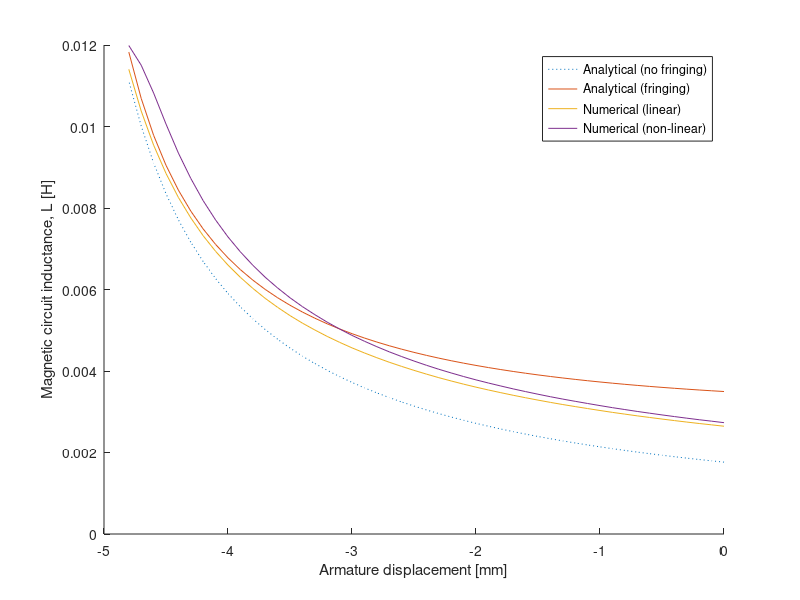
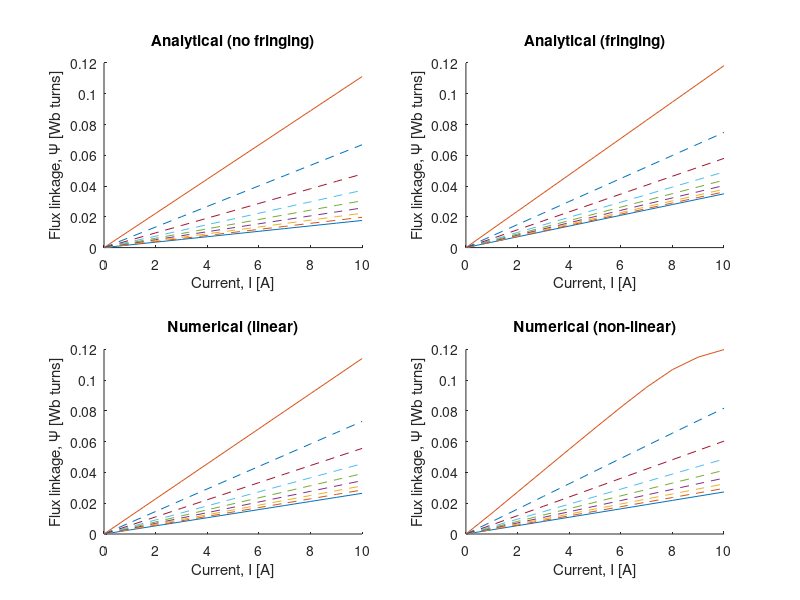
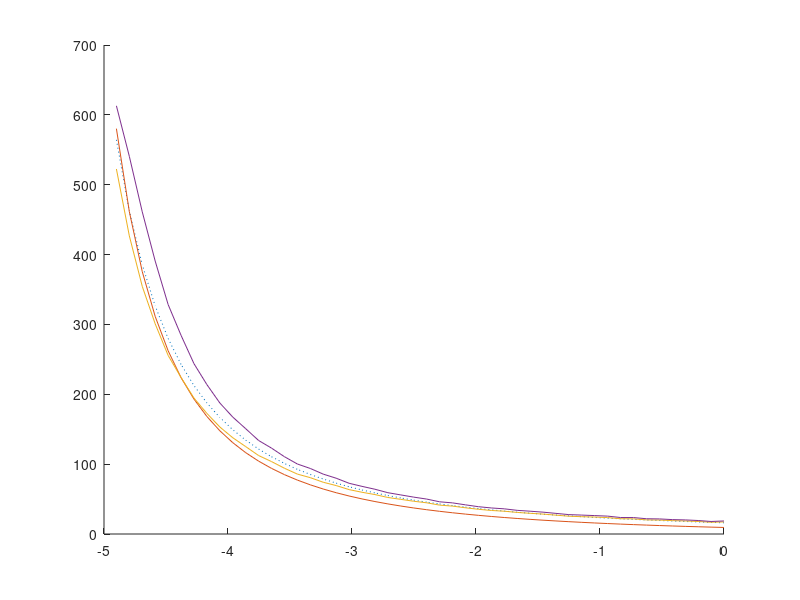

MATLAB code to generate these figures, in order: (Note: this script raises an error after producing the figures.)
load('L.mat');
linetypes = [":", "--", "-", "-."]; 

figure('Name', 'Inductance-Displacement')
hold on
for i = 1:1:4
    x = L(1:49,1,11);
    y = L(1:49,i+1,11);
    plot(x, y, linetypes(i));
end
xlabel('Armature displacement [mm]');
ylabel('Magnetic circuit inductance, L [H]');
legend('Analytical (no fringing)', 'Analytical (fringing)', ...
       'Numerical (linear)', 'Numerical (non-linear)') 
hold off

figure('Name', '\Psi-I')
subplot(2,2,1)
hold on
for i = 1:6:49
    x = 0:1:10;
    y = [];
    for j = 1:1:11
        if j ~= 1
            y(j) = L(i,2,j)*(j-1);
        else
            y(j) = 0;
        end
    end
    if i == 1 || i == 49
        plot(x, y, '-');
    else
        plot(x, y, '--');
    end
end
xlabel('Current, I [A]');
ylabel('Flux linkage, \Psi [Wb turns]');
title('Analytical (no fringing)');
hold off

subplot(2,2,2)
hold on
for i = 1:6:49
    x = 0:1:10;
    y = [];
    for j = 1:1:11
        if j ~= 1
            y(j) = L(i,3,j)*(j-1);
        else
            y(j) = 0;
        end
    end
    if i == 1 || i == 49
        plot(x, y, '-');
    else
        plot(x, y, '--');
    end
end
xlabel('Current, I [A]');
ylabel('Flux linkage, \Psi [Wb turns]');
title('Analytical (fringing)');
hold off

subplot(2,2,3)
hold on
for i = 1:6:49
    x = 0:1:10;
    y = [];
    for j = 1:1:11
        if j ~= 1
            y(j) = L(i,4,j)*(j-1);
        else
            y(j) = 0;
        end
    end
    if i == 1 || i == 49
        plot(x, y, '-');
    else
        plot(x, y, '--');
    end
end
xlabel('Current, I [A]');
ylabel('Flux linkage, \Psi [Wb turns]');
title('Numerical (linear)');
hold off

subplot(2,2,4)
hold on
for i = 1:6:49
    x = 0:1:10;
    y = [];
    for j = 1:1:11
        if j ~= 1
            y(j) = L(i,5,j)*(j-1);
        else
            y(j) = 0;
        end
    end
    if i == 1 || i == 49
        plot(x, y, '-');
    else
        plot(x, y, '--');
    end
end
xlabel('Current, I [A]');
ylabel('Flux linkage, \Psi [Wb turns]');
title('Numerical (non-linear)');
hold off

figure('Name', 'Force-Displacement')
hold on
linetypes = [":", "--", "-", "-."]; 
for count = 1:1:4
    for i = 1:1:49
        x = 0:1:10;
        y = [];
        for j = 1:1:11
            if j ~= 1
                y(j) = L(i,count+1,j)*(j-1);
            else
                y(j) = 0;
            end
        end
        CoEnergy(count,i) = trapz(x, y);
    end
end
for n = 1:1:4
   for i = 1:1:48
      F(i,n) = (CoEnergy(n,i+1) - CoEnergy(n,i))/((4.9e-3)/50); 
   end
   plot(linspace(-4.9,0,48),flip(F(:,n)),linetypes(n));
end

for i = 1:1:48
    Ff(i) = (Ec(i+1) - Ec(i))/((4.9e-3)/50); 
end
plot(linspace(-4.9,0,48),flip(Ff(:)), '-')
xlabel('Armature displacement [mm]');
ylabel('Force [N]');
legend('Analytical (no fringing)', 'Analytical (fringing)', ...
       'Numerical (linear)', 'Numerical (non-linear)') 
hold off

Ftable = round(F, 4, 'significant');